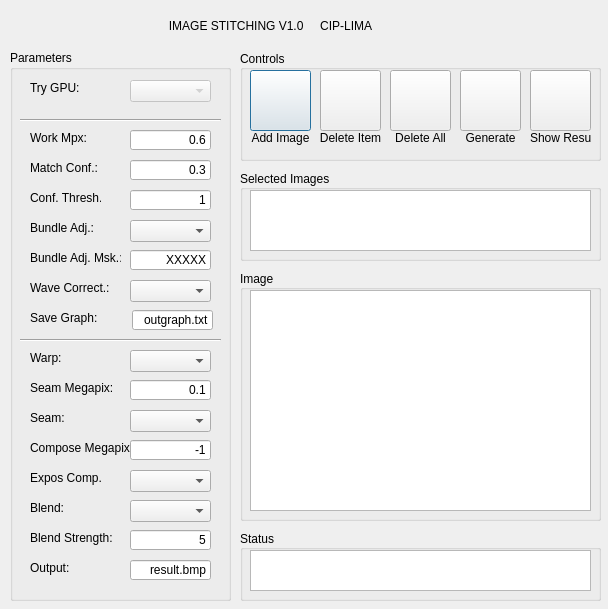
<?xml version="1.0" encoding="UTF-8"?>
<ui version="4.0">
 <class>Dialog</class>
 <widget class="QDialog" name="Dialog">
  <property name="enabled">
   <bool>true</bool>
  </property>
  <property name="geometry">
   <rect>
    <x>0</x>
    <y>0</y>
    <width>608</width>
    <height>609</height>
   </rect>
  </property>
  <property name="windowTitle">
   <string>Image Stitching</string>
  </property>
  <property name="windowIcon">
   <iconset resource="resource.qrc">
    <normaloff>:/images/pictures.png</normaloff>:/images/pictures.png</iconset>
  </property>
  <property name="sizeGripEnabled">
   <bool>false</bool>
  </property>
  <widget class="QGroupBox" name="groupBox">
   <property name="geometry">
    <rect>
     <x>10</x>
     <y>50</y>
     <width>221</width>
     <height>551</height>
    </rect>
   </property>
   <property name="title">
    <string>Parameters</string>
   </property>
   <widget class="QComboBox" name="cb_trygpu">
    <property name="enabled">
     <bool>false</bool>
    </property>
    <property name="geometry">
     <rect>
      <x>120</x>
      <y>30</y>
      <width>81</width>
      <height>22</height>
     </rect>
    </property>
    <property name="editable">
     <bool>false</bool>
    </property>
   </widget>
   <widget class="QLabel" name="l_tryGPU">
    <property name="geometry">
     <rect>
      <x>20</x>
      <y>30</y>
      <width>61</width>
      <height>16</height>
     </rect>
    </property>
    <property name="text">
     <string>Try GPU:</string>
    </property>
   </widget>
   <widget class="QLabel" name="l_workmegapix">
    <property name="geometry">
     <rect>
      <x>20</x>
      <y>80</y>
      <width>61</width>
      <height>16</height>
     </rect>
    </property>
    <property name="text">
     <string>Work Mpx:</string>
    </property>
   </widget>
   <widget class="QLineEdit" name="le_wmpx">
    <property name="geometry">
     <rect>
      <x>120</x>
      <y>80</y>
      <width>81</width>
      <height>20</height>
     </rect>
    </property>
    <property name="text">
     <string>0.6</string>
    </property>
    <property name="alignment">
     <set>Qt::AlignRight|Qt::AlignTrailing|Qt::AlignVCenter</set>
    </property>
    <property name="readOnly">
     <bool>false</bool>
    </property>
   </widget>
   <widget class="QLabel" name="l_mtch">
    <property name="geometry">
     <rect>
      <x>20</x>
      <y>110</y>
      <width>71</width>
      <height>16</height>
     </rect>
    </property>
    <property name="text">
     <string>Match Conf.:</string>
    </property>
   </widget>
   <widget class="QLineEdit" name="le_match">
    <property name="geometry">
     <rect>
      <x>120</x>
      <y>110</y>
      <width>81</width>
      <height>20</height>
     </rect>
    </property>
    <property name="text">
     <string>0.3</string>
    </property>
    <property name="alignment">
     <set>Qt::AlignRight|Qt::AlignTrailing|Qt::AlignVCenter</set>
    </property>
   </widget>
   <widget class="QLabel" name="l_thrsh">
    <property name="geometry">
     <rect>
      <x>20</x>
      <y>140</y>
      <width>71</width>
      <height>16</height>
     </rect>
    </property>
    <property name="text">
     <string>Conf. Thresh.:</string>
    </property>
   </widget>
   <widget class="QLineEdit" name="le_confthrsh">
    <property name="geometry">
     <rect>
      <x>120</x>
      <y>140</y>
      <width>81</width>
      <height>20</height>
     </rect>
    </property>
    <property name="text">
     <string>1</string>
    </property>
    <property name="alignment">
     <set>Qt::AlignRight|Qt::AlignTrailing|Qt::AlignVCenter</set>
    </property>
   </widget>
   <widget class="QLabel" name="label_2">
    <property name="geometry">
     <rect>
      <x>20</x>
      <y>170</y>
      <width>71</width>
      <height>16</height>
     </rect>
    </property>
    <property name="text">
     <string>Bundle Adj.:</string>
    </property>
   </widget>
   <widget class="QComboBox" name="cb_bundleadj">
    <property name="geometry">
     <rect>
      <x>120</x>
      <y>170</y>
      <width>81</width>
      <height>22</height>
     </rect>
    </property>
    <property name="editable">
     <bool>false</bool>
    </property>
   </widget>
   <widget class="QLabel" name="label_3">
    <property name="geometry">
     <rect>
      <x>20</x>
      <y>200</y>
      <width>91</width>
      <height>16</height>
     </rect>
    </property>
    <property name="text">
     <string>Bundle Adj. Msk.:</string>
    </property>
   </widget>
   <widget class="QLineEdit" name="le_bamask">
    <property name="geometry">
     <rect>
      <x>120</x>
      <y>200</y>
      <width>81</width>
      <height>20</height>
     </rect>
    </property>
    <property name="text">
     <string>XXXXX</string>
    </property>
    <property name="alignment">
     <set>Qt::AlignRight|Qt::AlignTrailing|Qt::AlignVCenter</set>
    </property>
   </widget>
   <widget class="QLabel" name="label_4">
    <property name="geometry">
     <rect>
      <x>20</x>
      <y>230</y>
      <width>91</width>
      <height>16</height>
     </rect>
    </property>
    <property name="text">
     <string>Wave Correct.:</string>
    </property>
   </widget>
   <widget class="QComboBox" name="cb_wavecorrect">
    <property name="geometry">
     <rect>
      <x>120</x>
      <y>230</y>
      <width>81</width>
      <height>22</height>
     </rect>
    </property>
    <property name="editable">
     <bool>false</bool>
    </property>
   </widget>
   <widget class="QLabel" name="label_5">
    <property name="geometry">
     <rect>
      <x>20</x>
      <y>260</y>
      <width>81</width>
      <height>16</height>
     </rect>
    </property>
    <property name="text">
     <string>Save Graph:</string>
    </property>
   </widget>
   <widget class="QLineEdit" name="le_savegrph">
    <property name="geometry">
     <rect>
      <x>122</x>
      <y>260</y>
      <width>81</width>
      <height>20</height>
     </rect>
    </property>
    <property name="text">
     <string>outgraph.txt</string>
    </property>
    <property name="alignment">
     <set>Qt::AlignRight|Qt::AlignTrailing|Qt::AlignVCenter</set>
    </property>
   </widget>
   <widget class="QLabel" name="label_6">
    <property name="geometry">
     <rect>
      <x>20</x>
      <y>300</y>
      <width>81</width>
      <height>16</height>
     </rect>
    </property>
    <property name="text">
     <string>Warp:</string>
    </property>
   </widget>
   <widget class="QLabel" name="label_7">
    <property name="geometry">
     <rect>
      <x>20</x>
      <y>330</y>
      <width>91</width>
      <height>16</height>
     </rect>
    </property>
    <property name="text">
     <string>Seam Megapix:</string>
    </property>
   </widget>
   <widget class="QLabel" name="label_8">
    <property name="geometry">
     <rect>
      <x>20</x>
      <y>360</y>
      <width>81</width>
      <height>16</height>
     </rect>
    </property>
    <property name="text">
     <string>Seam:</string>
    </property>
   </widget>
   <widget class="QLabel" name="label_9">
    <property name="geometry">
     <rect>
      <x>20</x>
      <y>390</y>
      <width>101</width>
      <height>16</height>
     </rect>
    </property>
    <property name="text">
     <string>Compose Megapix:</string>
    </property>
   </widget>
   <widget class="QLabel" name="label_10">
    <property name="geometry">
     <rect>
      <x>20</x>
      <y>420</y>
      <width>71</width>
      <height>16</height>
     </rect>
    </property>
    <property name="text">
     <string>Expos Comp.:</string>
    </property>
   </widget>
   <widget class="QLabel" name="label_11">
    <property name="geometry">
     <rect>
      <x>20</x>
      <y>450</y>
      <width>81</width>
      <height>16</height>
     </rect>
    </property>
    <property name="text">
     <string>Blend:</string>
    </property>
   </widget>
   <widget class="Line" name="line">
    <property name="geometry">
     <rect>
      <x>10</x>
      <y>280</y>
      <width>201</width>
      <height>20</height>
     </rect>
    </property>
    <property name="orientation">
     <enum>Qt::Horizontal</enum>
    </property>
   </widget>
   <widget class="QLabel" name="label_12">
    <property name="geometry">
     <rect>
      <x>20</x>
      <y>480</y>
      <width>91</width>
      <height>16</height>
     </rect>
    </property>
    <property name="text">
     <string>Blend Strength:</string>
    </property>
   </widget>
   <widget class="QLabel" name="label_13">
    <property name="geometry">
     <rect>
      <x>20</x>
      <y>510</y>
      <width>61</width>
      <height>16</height>
     </rect>
    </property>
    <property name="text">
     <string>Output:</string>
    </property>
   </widget>
   <widget class="Line" name="line_2">
    <property name="geometry">
     <rect>
      <x>10</x>
      <y>60</y>
      <width>201</width>
      <height>20</height>
     </rect>
    </property>
    <property name="orientation">
     <enum>Qt::Horizontal</enum>
    </property>
   </widget>
   <widget class="QComboBox" name="cb_warp">
    <property name="geometry">
     <rect>
      <x>120</x>
      <y>300</y>
      <width>81</width>
      <height>22</height>
     </rect>
    </property>
    <property name="editable">
     <bool>false</bool>
    </property>
   </widget>
   <widget class="QLineEdit" name="le_seammpx">
    <property name="geometry">
     <rect>
      <x>120</x>
      <y>330</y>
      <width>81</width>
      <height>20</height>
     </rect>
    </property>
    <property name="text">
     <string>0.1</string>
    </property>
    <property name="alignment">
     <set>Qt::AlignRight|Qt::AlignTrailing|Qt::AlignVCenter</set>
    </property>
    <property name="readOnly">
     <bool>false</bool>
    </property>
   </widget>
   <widget class="QComboBox" name="cb_seam">
    <property name="geometry">
     <rect>
      <x>120</x>
      <y>360</y>
      <width>81</width>
      <height>22</height>
     </rect>
    </property>
    <property name="editable">
     <bool>false</bool>
    </property>
   </widget>
   <widget class="QLineEdit" name="le_compsmpx">
    <property name="geometry">
     <rect>
      <x>120</x>
      <y>390</y>
      <width>81</width>
      <height>20</height>
     </rect>
    </property>
    <property name="text">
     <string>-1</string>
    </property>
    <property name="alignment">
     <set>Qt::AlignRight|Qt::AlignTrailing|Qt::AlignVCenter</set>
    </property>
    <property name="readOnly">
     <bool>false</bool>
    </property>
   </widget>
   <widget class="QComboBox" name="cb_expocomp">
    <property name="geometry">
     <rect>
      <x>120</x>
      <y>420</y>
      <width>81</width>
      <height>22</height>
     </rect>
    </property>
    <property name="editable">
     <bool>false</bool>
    </property>
   </widget>
   <widget class="QLineEdit" name="le_blendstrn">
    <property name="geometry">
     <rect>
      <x>120</x>
      <y>480</y>
      <width>81</width>
      <height>20</height>
     </rect>
    </property>
    <property name="text">
     <string>5</string>
    </property>
    <property name="alignment">
     <set>Qt::AlignRight|Qt::AlignTrailing|Qt::AlignVCenter</set>
    </property>
    <property name="readOnly">
     <bool>false</bool>
    </property>
   </widget>
   <widget class="QComboBox" name="cb_blend">
    <property name="geometry">
     <rect>
      <x>120</x>
      <y>450</y>
      <width>81</width>
      <height>22</height>
     </rect>
    </property>
    <property name="editable">
     <bool>false</bool>
    </property>
   </widget>
   <widget class="QLineEdit" name="le_output">
    <property name="geometry">
     <rect>
      <x>120</x>
      <y>510</y>
      <width>81</width>
      <height>20</height>
     </rect>
    </property>
    <property name="text">
     <string>result.bmp</string>
    </property>
    <property name="alignment">
     <set>Qt::AlignRight|Qt::AlignTrailing|Qt::AlignVCenter</set>
    </property>
   </widget>
  </widget>
  <widget class="QLabel" name="l_title">
   <property name="geometry">
    <rect>
     <x>80</x>
     <y>10</y>
     <width>381</width>
     <height>31</height>
    </rect>
   </property>
   <property name="text">
    <string>IMAGE STITCHING V1.0     CIP-LIMA</string>
   </property>
   <property name="alignment">
    <set>Qt::AlignCenter</set>
   </property>
   <property name="wordWrap">
    <bool>false</bool>
   </property>
  </widget>
  <widget class="QGroupBox" name="groupBox_2">
   <property name="geometry">
    <rect>
     <x>240</x>
     <y>50</y>
     <width>361</width>
     <height>111</height>
    </rect>
   </property>
   <property name="title">
    <string>Controls</string>
   </property>
   <property name="alignment">
    <set>Qt::AlignLeading|Qt::AlignLeft|Qt::AlignVCenter</set>
   </property>
   <widget class="QPushButton" name="pb_addimage">
    <property name="geometry">
     <rect>
      <x>10</x>
      <y>20</y>
      <width>61</width>
      <height>61</height>
     </rect>
    </property>
    <property name="toolTip">
     <string>Add Image</string>
    </property>
    <property name="text">
     <string/>
    </property>
    <property name="icon">
     <iconset resource="resource.qrc">
      <normaloff>:/images/picture_add.png</normaloff>:/images/picture_add.png</iconset>
    </property>
    <property name="iconSize">
     <size>
      <width>32</width>
      <height>32</height>
     </size>
    </property>
    <property name="autoDefault">
     <bool>true</bool>
    </property>
    <property name="default">
     <bool>false</bool>
    </property>
   </widget>
   <widget class="QPushButton" name="pb_deleteitem">
    <property name="geometry">
     <rect>
      <x>80</x>
      <y>20</y>
      <width>61</width>
      <height>61</height>
     </rect>
    </property>
    <property name="text">
     <string/>
    </property>
    <property name="icon">
     <iconset resource="resource.qrc">
      <normaloff>:/images/picture_delete.png</normaloff>:/images/picture_delete.png</iconset>
    </property>
    <property name="iconSize">
     <size>
      <width>32</width>
      <height>32</height>
     </size>
    </property>
   </widget>
   <widget class="QPushButton" name="pb_deleteall">
    <property name="geometry">
     <rect>
      <x>150</x>
      <y>20</y>
      <width>61</width>
      <height>61</height>
     </rect>
    </property>
    <property name="text">
     <string/>
    </property>
    <property name="icon">
     <iconset resource="resource.qrc">
      <normaloff>:/images/pictures.png</normaloff>:/images/pictures.png</iconset>
    </property>
    <property name="iconSize">
     <size>
      <width>32</width>
      <height>32</height>
     </size>
    </property>
   </widget>
   <widget class="QLabel" name="l_addimage">
    <property name="geometry">
     <rect>
      <x>10</x>
      <y>80</y>
      <width>61</width>
      <height>16</height>
     </rect>
    </property>
    <property name="text">
     <string>Add Image</string>
    </property>
    <property name="alignment">
     <set>Qt::AlignCenter</set>
    </property>
   </widget>
   <widget class="QLabel" name="l_deleteitem">
    <property name="geometry">
     <rect>
      <x>80</x>
      <y>80</y>
      <width>61</width>
      <height>16</height>
     </rect>
    </property>
    <property name="text">
     <string>Delete Item</string>
    </property>
    <property name="alignment">
     <set>Qt::AlignCenter</set>
    </property>
   </widget>
   <widget class="QLabel" name="l_deleteall">
    <property name="geometry">
     <rect>
      <x>150</x>
      <y>80</y>
      <width>61</width>
      <height>16</height>
     </rect>
    </property>
    <property name="text">
     <string>Delete All</string>
    </property>
    <property name="alignment">
     <set>Qt::AlignCenter</set>
    </property>
   </widget>
   <widget class="QPushButton" name="pb_generate">
    <property name="geometry">
     <rect>
      <x>220</x>
      <y>20</y>
      <width>61</width>
      <height>61</height>
     </rect>
    </property>
    <property name="text">
     <string/>
    </property>
    <property name="icon">
     <iconset resource="resource.qrc">
      <normaloff>:/images/map_go.png</normaloff>:/images/map_go.png</iconset>
    </property>
    <property name="iconSize">
     <size>
      <width>32</width>
      <height>32</height>
     </size>
    </property>
   </widget>
   <widget class="QLabel" name="l_generate">
    <property name="geometry">
     <rect>
      <x>220</x>
      <y>80</y>
      <width>61</width>
      <height>16</height>
     </rect>
    </property>
    <property name="text">
     <string>Generate</string>
    </property>
    <property name="alignment">
     <set>Qt::AlignCenter</set>
    </property>
   </widget>
   <widget class="QPushButton" name="pb_showresult">
    <property name="geometry">
     <rect>
      <x>290</x>
      <y>20</y>
      <width>61</width>
      <height>61</height>
     </rect>
    </property>
    <property name="text">
     <string/>
    </property>
    <property name="icon">
     <iconset resource="resource.qrc">
      <normaloff>:/images/map_magnify.png</normaloff>:/images/map_magnify.png</iconset>
    </property>
    <property name="iconSize">
     <size>
      <width>32</width>
      <height>32</height>
     </size>
    </property>
   </widget>
   <widget class="QLabel" name="l_showresult">
    <property name="geometry">
     <rect>
      <x>290</x>
      <y>80</y>
      <width>61</width>
      <height>16</height>
     </rect>
    </property>
    <property name="text">
     <string>Show Result</string>
    </property>
   </widget>
  </widget>
  <widget class="QGroupBox" name="groupBox_3">
   <property name="geometry">
    <rect>
     <x>240</x>
     <y>170</y>
     <width>361</width>
     <height>91</height>
    </rect>
   </property>
   <property name="title">
    <string>Selected Images</string>
   </property>
   <property name="alignment">
    <set>Qt::AlignLeading|Qt::AlignLeft|Qt::AlignVCenter</set>
   </property>
   <widget class="QListView" name="lst_imagefile">
    <property name="enabled">
     <bool>true</bool>
    </property>
    <property name="geometry">
     <rect>
      <x>10</x>
      <y>20</y>
      <width>341</width>
      <height>61</height>
     </rect>
    </property>
    <property name="editTriggers">
     <set>QAbstractItemView::NoEditTriggers</set>
    </property>
    <property name="wordWrap">
     <bool>true</bool>
    </property>
    <property name="selectionRectVisible">
     <bool>false</bool>
    </property>
   </widget>
  </widget>
  <widget class="QGroupBox" name="groupBox_4">
   <property name="geometry">
    <rect>
     <x>240</x>
     <y>270</y>
     <width>361</width>
     <height>251</height>
    </rect>
   </property>
   <property name="title">
    <string>Image</string>
   </property>
   <property name="alignment">
    <set>Qt::AlignLeading|Qt::AlignLeft|Qt::AlignVCenter</set>
   </property>
   <widget class="QGraphicsView" name="graphicsView">
    <property name="geometry">
     <rect>
      <x>10</x>
      <y>20</y>
      <width>341</width>
      <height>221</height>
     </rect>
    </property>
    <property name="verticalScrollBarPolicy">
     <enum>Qt::ScrollBarAlwaysOff</enum>
    </property>
    <property name="horizontalScrollBarPolicy">
     <enum>Qt::ScrollBarAlwaysOff</enum>
    </property>
    <property name="backgroundBrush">
     <brush brushstyle="NoBrush">
      <color alpha="255">
       <red>0</red>
       <green>0</green>
       <blue>0</blue>
      </color>
     </brush>
    </property>
    <property name="sceneRect">
     <rectf>
      <x>0.000000000000000</x>
      <y>0.000000000000000</y>
      <width>0.000000000000000</width>
      <height>0.000000000000000</height>
     </rectf>
    </property>
   </widget>
   <zorder>graphicsView</zorder>
   <zorder>pb_generate_2</zorder>
  </widget>
  <widget class="QGroupBox" name="groupBox_5">
   <property name="geometry">
    <rect>
     <x>240</x>
     <y>530</y>
     <width>361</width>
     <height>71</height>
    </rect>
   </property>
   <property name="title">
    <string>Status</string>
   </property>
   <property name="alignment">
    <set>Qt::AlignLeading|Qt::AlignLeft|Qt::AlignVCenter</set>
   </property>
   <widget class="QTextEdit" name="te_display">
    <property name="geometry">
     <rect>
      <x>10</x>
      <y>20</y>
      <width>341</width>
      <height>41</height>
     </rect>
    </property>
    <property name="readOnly">
     <bool>true</bool>
    </property>
   </widget>
   <zorder>te_display</zorder>
   <zorder>pb_generate_2</zorder>
  </widget>
 </widget>
 <layoutdefault spacing="6" margin="11"/>
 <resources>
  <include location="resource.qrc"/>
 </resources>
 <connections/>
</ui>
